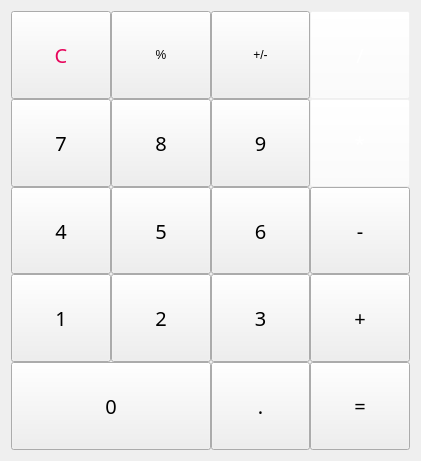
    <widget class="QWidget" name="gridLayoutWidget">
     <property name="geometry">
      <rect>
       <x>0</x>
       <y>240</y>
       <width>421</width>
       <height>461</height>
      </rect>
     </property>
     <layout class="QGridLayout" name="NUMPAD">
      <property name="spacing">
       <number>0</number>
      </property>
      <item row="1" column="3">
       <widget class="QPushButton" name="signMult">
        <property name="sizePolicy">
         <sizepolicy hsizetype="MinimumExpanding" vsizetype="MinimumExpanding">
          <horstretch>0</horstretch>
          <verstretch>0</verstretch>
         </sizepolicy>
        </property>
        <property name="minimumSize">
         <size>
          <width>0</width>
          <height>70</height>
         </size>
        </property>
        <property name="palette">
         <palette>
          <active>
           <colorrole role="WindowText">
            <brush brushstyle="SolidPattern">
             <color alpha="245">
              <red>255</red>
              <green>255</green>
              <blue>255</blue>
             </color>
            </brush>
           </colorrole>
           <colorrole role="Button">
            <brush brushstyle="SolidPattern">
             <color alpha="25">
              <red>255</red>
              <green>255</green>
              <blue>255</blue>
             </color>
            </brush>
           </colorrole>
           <colorrole role="Text">
            <brush brushstyle="SolidPattern">
             <color alpha="245">
              <red>255</red>
              <green>255</green>
              <blue>255</blue>
             </color>
            </brush>
           </colorrole>
           <colorrole role="ButtonText">
            <brush brushstyle="SolidPattern">
             <color alpha="245">
              <red>255</red>
              <green>255</green>
              <blue>255</blue>
             </color>
            </brush>
           </colorrole>
           <colorrole role="Base">
            <brush brushstyle="SolidPattern">
             <color alpha="25">
              <red>255</red>
              <green>255</green>
              <blue>255</blue>
             </color>
            </brush>
           </colorrole>
           <colorrole role="Window">
            <brush brushstyle="SolidPattern">
             <color alpha="25">
              <red>255</red>
              <green>255</green>
              <blue>255</blue>
             </color>
            </brush>
           </colorrole>
          </active>
          <inactive>
           <colorrole role="WindowText">
            <brush brushstyle="SolidPattern">
             <color alpha="245">
              <red>255</red>
              <green>255</green>
              <blue>255</blue>
             </color>
            </brush>
           </colorrole>
           <colorrole role="Button">
            <brush brushstyle="SolidPattern">
             <color alpha="25">
              <red>255</red>
              <green>255</green>
              <blue>255</blue>
             </color>
            </brush>
           </colorrole>
           <colorrole role="Text">
            <brush brushstyle="SolidPattern">
             <color alpha="245">
              <red>255</red>
              <green>255</green>
              <blue>255</blue>
             </color>
            </brush>
           </colorrole>
           <colorrole role="ButtonText">
            <brush brushstyle="SolidPattern">
             <color alpha="245">
              <red>255</red>
              <green>255</green>
              <blue>255</blue>
             </color>
            </brush>
           </colorrole>
           <colorrole role="Base">
            <brush brushstyle="SolidPattern">
             <color alpha="25">
              <red>255</red>
              <green>255</green>
              <blue>255</blue>
             </color>
            </brush>
           </colorrole>
           <colorrole role="Window">
            <brush brushstyle="SolidPattern">
             <color alpha="25">
              <red>255</red>
              <green>255</green>
              <blue>255</blue>
             </color>
            </brush>
           </colorrole>
          </inactive>
          <disabled>
           <colorrole role="WindowText">
            <brush brushstyle="SolidPattern">
             <color alpha="245">
              <red>255</red>
              <green>255</green>
              <blue>255</blue>
             </color>
            </brush>
           </colorrole>
           <colorrole role="Button">
            <brush brushstyle="SolidPattern">
             <color alpha="25">
              <red>255</red>
              <green>255</green>
              <blue>255</blue>
             </color>
            </brush>
           </colorrole>
           <colorrole role="Text">
            <brush brushstyle="SolidPattern">
             <color alpha="245">
              <red>255</red>
              <green>255</green>
              <blue>255</blue>
             </color>
            </brush>
           </colorrole>
           <colorrole role="ButtonText">
            <brush brushstyle="SolidPattern">
             <color alpha="245">
              <red>255</red>
              <green>255</green>
              <blue>255</blue>
             </color>
            </brush>
           </colorrole>
           <colorrole role="Base">
            <brush brushstyle="SolidPattern">
             <color alpha="25">
              <red>255</red>
              <green>255</green>
              <blue>255</blue>
             </color>
            </brush>
           </colorrole>
           <colorrole role="Window">
            <brush brushstyle="SolidPattern">
             <color alpha="25">
              <red>255</red>
              <green>255</green>
              <blue>255</blue>
             </color>
            </brush>
           </colorrole>
          </disabled>
         </palette>
        </property>
        <property name="font">
         <font>
          <family>Century Gothic</family>
          <pointsize>15</pointsize>
          <weight>9</weight>
          <italic>false</italic>
          <bold>false</bold>
         </font>
        </property>
        <property name="text">
         <string>*</string>
        </property>
       </widget>
      </item>
      <item row="3" column="3">
       <widget class="QPushButton" name="signAdd">
        <property name="sizePolicy">
         <sizepolicy hsizetype="MinimumExpanding" vsizetype="MinimumExpanding">
          <horstretch>0</horstretch>
          <verstretch>0</verstretch>
         </sizepolicy>
        </property>
        <property name="minimumSize">
         <size>
          <width>0</width>
          <height>70</height>
         </size>
        </property>
        <property name="font">
         <font>
          <family>Century Gothic</family>
          <pointsize>15</pointsize>
          <weight>9</weight>
          <italic>false</italic>
          <bold>false</bold>
         </font>
        </property>
        <property name="text">
         <string>+</string>
        </property>
       </widget>
      </item>
      <item row="2" column="3">
       <widget class="QPushButton" name="signSub">
        <property name="sizePolicy">
         <sizepolicy hsizetype="MinimumExpanding" vsizetype="MinimumExpanding">
          <horstretch>0</horstretch>
          <verstretch>0</verstretch>
         </sizepolicy>
        </property>
        <property name="minimumSize">
         <size>
          <width>0</width>
          <height>70</height>
         </size>
        </property>
        <property name="font">
         <font>
          <family>Century Gothic</family>
          <pointsize>15</pointsize>
          <weight>9</weight>
          <italic>false</italic>
          <bold>false</bold>
         </font>
        </property>
        <property name="text">
         <string>-</string>
        </property>
       </widget>
      </item>
      <item row="1" column="1">
       <widget class="QPushButton" name="num8">
        <property name="sizePolicy">
         <sizepolicy hsizetype="MinimumExpanding" vsizetype="MinimumExpanding">
          <horstretch>0</horstretch>
          <verstretch>0</verstretch>
         </sizepolicy>
        </property>
        <property name="font">
         <font>
          <family>Century Gothic</family>
          <pointsize>15</pointsize>
          <weight>9</weight>
          <italic>false</italic>
          <bold>false</bold>
         </font>
        </property>
        <property name="text">
         <string>8</string>
        </property>
       </widget>
      </item>
      <item row="4" column="2">
       <widget class="QPushButton" name="decimal">
        <property name="sizePolicy">
         <sizepolicy hsizetype="MinimumExpanding" vsizetype="MinimumExpanding">
          <horstretch>0</horstretch>
          <verstretch>0</verstretch>
         </sizepolicy>
        </property>
        <property name="font">
         <font>
          <family>Century Gothic</family>
          <pointsize>15</pointsize>
          <weight>9</weight>
          <italic>false</italic>
          <bold>false</bold>
         </font>
        </property>
        <property name="text">
         <string>.</string>
        </property>
       </widget>
      </item>
      <item row="2" column="0">
       <widget class="QPushButton" name="num4">
        <property name="sizePolicy">
         <sizepolicy hsizetype="MinimumExpanding" vsizetype="MinimumExpanding">
          <horstretch>0</horstretch>
          <verstretch>0</verstretch>
         </sizepolicy>
        </property>
        <property name="font">
         <font>
          <family>Century Gothic</family>
          <pointsize>15</pointsize>
          <weight>9</weight>
          <italic>false</italic>
          <bold>false</bold>
         </font>
        </property>
        <property name="text">
         <string>4</string>
        </property>
       </widget>
      </item>
      <item row="2" column="1">
       <widget class="QPushButton" name="num5">
        <property name="sizePolicy">
         <sizepolicy hsizetype="MinimumExpanding" vsizetype="MinimumExpanding">
          <horstretch>0</horstretch>
          <verstretch>0</verstretch>
         </sizepolicy>
        </property>
        <property name="font">
         <font>
          <family>Century Gothic</family>
          <pointsize>15</pointsize>
          <weight>9</weight>
          <italic>false</italic>
          <bold>false</bold>
         </font>
        </property>
        <property name="text">
         <string>5</string>
        </property>
       </widget>
      </item>
      <item row="1" column="2">
       <widget class="QPushButton" name="num9">
        <property name="sizePolicy">
         <sizepolicy hsizetype="MinimumExpanding" vsizetype="MinimumExpanding">
          <horstretch>0</horstretch>
          <verstretch>0</verstretch>
         </sizepolicy>
        </property>
        <property name="font">
         <font>
          <family>Century Gothic</family>
          <pointsize>15</pointsize>
          <weight>9</weight>
          <italic>false</italic>
          <bold>false</bold>
         </font>
        </property>
        <property name="text">
         <string>9</string>
        </property>
       </widget>
      </item>
      <item row="3" column="0">
       <widget class="QPushButton" name="num1">
        <property name="sizePolicy">
         <sizepolicy hsizetype="MinimumExpanding" vsizetype="MinimumExpanding">
          <horstretch>0</horstretch>
          <verstretch>0</verstretch>
         </sizepolicy>
        </property>
        <property name="font">
         <font>
          <family>Century Gothic</family>
          <pointsize>15</pointsize>
          <weight>9</weight>
          <italic>false</italic>
          <bold>false</bold>
         </font>
        </property>
        <property name="text">
         <string>1</string>
        </property>
        <property name="shortcut">
         <string comment="0"/>
        </property>
       </widget>
      </item>
      <item row="2" column="2">
       <widget class="QPushButton" name="num6">
        <property name="sizePolicy">
         <sizepolicy hsizetype="MinimumExpanding" vsizetype="MinimumExpanding">
          <horstretch>0</horstretch>
          <verstretch>0</verstretch>
         </sizepolicy>
        </property>
        <property name="font">
         <font>
          <family>Century Gothic</family>
          <pointsize>15</pointsize>
          <weight>9</weight>
          <italic>false</italic>
          <bold>false</bold>
         </font>
        </property>
        <property name="text">
         <string>6</string>
        </property>
       </widget>
      </item>
      <item row="3" column="2">
       <widget class="QPushButton" name="num3">
        <property name="sizePolicy">
         <sizepolicy hsizetype="MinimumExpanding" vsizetype="MinimumExpanding">
          <horstretch>0</horstretch>
          <verstretch>0</verstretch>
         </sizepolicy>
        </property>
        <property name="font">
         <font>
          <family>Century Gothic</family>
          <pointsize>15</pointsize>
          <weight>9</weight>
          <italic>false</italic>
          <bold>false</bold>
         </font>
        </property>
        <property name="text">
         <string>3</string>
        </property>
       </widget>
      </item>
      <item row="1" column="0">
       <widget class="QPushButton" name="num7">
        <property name="sizePolicy">
         <sizepolicy hsizetype="MinimumExpanding" vsizetype="MinimumExpanding">
          <horstretch>0</horstretch>
          <verstretch>0</verstretch>
         </sizepolicy>
        </property>
        <property name="font">
         <font>
          <family>Century Gothic</family>
          <pointsize>15</pointsize>
          <weight>9</weight>
          <italic>false</italic>
          <bold>false</bold>
         </font>
        </property>
        <property name="text">
         <string>7</string>
        </property>
       </widget>
      </item>
      <item row="3" column="1">
       <widget class="QPushButton" name="num2">
        <property name="sizePolicy">
         <sizepolicy hsizetype="MinimumExpanding" vsizetype="MinimumExpanding">
          <horstretch>0</horstretch>
          <verstretch>0</verstretch>
         </sizepolicy>
        </property>
        <property name="font">
         <font>
          <family>Century Gothic</family>
          <pointsize>15</pointsize>
          <weight>9</weight>
          <italic>false</italic>
          <bold>false</bold>
         </font>
        </property>
        <property name="text">
         <string>2</string>
        </property>
       </widget>
      </item>
      <item row="4" column="0" colspan="2">
       <widget class="QPushButton" name="num0">
        <property name="sizePolicy">
         <sizepolicy hsizetype="MinimumExpanding" vsizetype="MinimumExpanding">
          <horstretch>0</horstretch>
          <verstretch>0</verstretch>
         </sizepolicy>
        </property>
        <property name="font">
         <font>
          <family>Century Gothic</family>
          <pointsize>15</pointsize>
          <weight>9</weight>
          <italic>false</italic>
          <bold>false</bold>
         </font>
        </property>
        <property name="styleSheet">
         <string notr="true"/>
        </property>
        <property name="text">
         <string>0</string>
        </property>
       </widget>
      </item>
      <item row="4" column="3">
       <widget class="QPushButton" name="signEquals">
        <property name="sizePolicy">
         <sizepolicy hsizetype="MinimumExpanding" vsizetype="Expanding">
          <horstretch>0</horstretch>
          <verstretch>0</verstretch>
         </sizepolicy>
        </property>
        <property name="minimumSize">
         <size>
          <width>0</width>
          <height>60</height>
         </size>
        </property>
        <property name="font">
         <font>
          <family>Century Gothic</family>
          <pointsize>15</pointsize>
          <weight>9</weight>
          <italic>false</italic>
          <bold>false</bold>
         </font>
        </property>
        <property name="text">
         <string>=</string>
        </property>
       </widget>
      </item>
      <item row="0" column="3">
       <widget class="QPushButton" name="signDiv">
        <property name="sizePolicy">
         <sizepolicy hsizetype="MinimumExpanding" vsizetype="MinimumExpanding">
          <horstretch>0</horstretch>
          <verstretch>0</verstretch>
         </sizepolicy>
        </property>
        <property name="minimumSize">
         <size>
          <width>0</width>
          <height>70</height>
         </size>
        </property>
        <property name="palette">
         <palette>
          <active>
           <colorrole role="WindowText">
            <brush brushstyle="SolidPattern">
             <color alpha="245">
              <red>255</red>
              <green>255</green>
              <blue>255</blue>
             </color>
            </brush>
           </colorrole>
           <colorrole role="Button">
            <brush brushstyle="SolidPattern">
             <color alpha="25">
              <red>255</red>
              <green>255</green>
              <blue>255</blue>
             </color>
            </brush>
           </colorrole>
           <colorrole role="Text">
            <brush brushstyle="SolidPattern">
             <color alpha="245">
              <red>255</red>
              <green>255</green>
              <blue>255</blue>
             </color>
            </brush>
           </colorrole>
           <colorrole role="ButtonText">
            <brush brushstyle="SolidPattern">
             <color alpha="245">
              <red>255</red>
              <green>255</green>
              <blue>255</blue>
             </color>
            </brush>
           </colorrole>
           <colorrole role="Base">
            <brush brushstyle="SolidPattern">
             <color alpha="25">
              <red>255</red>
              <green>255</green>
              <blue>255</blue>
             </color>
            </brush>
           </colorrole>
           <colorrole role="Window">
            <brush brushstyle="SolidPattern">
             <color alpha="25">
              <red>255</red>
              <green>255</green>
              <blue>255</blue>
             </color>
            </brush>
           </colorrole>
          </active>
          <inactive>
           <colorrole role="WindowText">
            <brush brushstyle="SolidPattern">
             <color alpha="245">
              <red>255</red>
              <green>255</green>
              <blue>255</blue>
             </color>
            </brush>
           </colorrole>
           <colorrole role="Button">
            <brush brushstyle="SolidPattern">
             <color alpha="25">
              <red>255</red>
              <green>255</green>
              <blue>255</blue>
             </color>
            </brush>
           </colorrole>
           <colorrole role="Text">
            <brush brushstyle="SolidPattern">
             <color alpha="245">
              <red>255</red>
              <green>255</green>
              <blue>255</blue>
             </color>
            </brush>
           </colorrole>
           <colorrole role="ButtonText">
            <brush brushstyle="SolidPattern">
             <color alpha="245">
              <red>255</red>
              <green>255</green>
              <blue>255</blue>
             </color>
            </brush>
           </colorrole>
           <colorrole role="Base">
            <brush brushstyle="SolidPattern">
             <color alpha="25">
              <red>255</red>
              <green>255</green>
              <blue>255</blue>
             </color>
            </brush>
           </colorrole>
           <colorrole role="Window">
            <brush brushstyle="SolidPattern">
             <color alpha="25">
              <red>255</red>
              <green>255</green>
              <blue>255</blue>
             </color>
            </brush>
           </colorrole>
          </inactive>
          <disabled>
           <colorrole role="WindowText">
            <brush brushstyle="SolidPattern">
             <color alpha="245">
              <red>255</red>
              <green>255</green>
              <blue>255</blue>
             </color>
            </brush>
           </colorrole>
           <colorrole role="Button">
            <brush brushstyle="SolidPattern">
             <color alpha="25">
              <red>255</red>
              <green>255</green>
              <blue>255</blue>
             </color>
            </brush>
           </colorrole>
           <colorrole role="Text">
            <brush brushstyle="SolidPattern">
             <color alpha="245">
              <red>255</red>
              <green>255</green>
              <blue>255</blue>
             </color>
            </brush>
           </colorrole>
           <colorrole role="ButtonText">
            <brush brushstyle="SolidPattern">
             <color alpha="245">
              <red>255</red>
              <green>255</green>
              <blue>255</blue>
             </color>
            </brush>
           </colorrole>
           <colorrole role="Base">
            <brush brushstyle="SolidPattern">
             <color alpha="25">
              <red>255</red>
              <green>255</green>
              <blue>255</blue>
             </color>
            </brush>
           </colorrole>
           <colorrole role="Window">
            <brush brushstyle="SolidPattern">
             <color alpha="25">
              <red>255</red>
              <green>255</green>
              <blue>255</blue>
             </color>
            </brush>
           </colorrole>
          </disabled>
         </palette>
        </property>
        <property name="font">
         <font>
          <family>Century Gothic</family>
          <pointsize>15</pointsize>
          <weight>9</weight>
          <italic>false</italic>
          <bold>false</bold>
         </font>
        </property>
        <property name="text">
         <string>/</string>
        </property>
       </widget>
      </item>
      <item row="0" column="2">
       <widget class="QPushButton" name="b_plusminus">
        <property name="sizePolicy">
         <sizepolicy hsizetype="MinimumExpanding" vsizetype="MinimumExpanding">
          <horstretch>0</horstretch>
          <verstretch>0</verstretch>
         </sizepolicy>
        </property>
        <property name="minimumSize">
         <size>
          <width>50</width>
          <height>0</height>
         </size>
        </property>
        <property name="maximumSize">
         <size>
          <width>1665</width>
          <height>16777215</height>
         </size>
        </property>
        <property name="text">
         <string>+/-</string>
        </property>
       </widget>
      </item>
      <item row="0" column="0">
       <widget class="QPushButton" name="actClear">
        <property name="sizePolicy">
         <sizepolicy hsizetype="MinimumExpanding" vsizetype="MinimumExpanding">
          <horstretch>0</horstretch>
          <verstretch>0</verstretch>
         </sizepolicy>
        </property>
        <property name="minimumSize">
         <size>
          <width>50</width>
          <height>0</height>
         </size>
        </property>
        <property name="font">
         <font>
          <family>Century Gothic</family>
          <pointsize>15</pointsize>
          <weight>9</weight>
          <italic>false</italic>
          <bold>false</bold>
         </font>
        </property>
        <property name="styleSheet">
         <string notr="true">color: rgba(231, 4, 91, 225, 255);</string>
        </property>
        <property name="text">
         <string>C</string>
        </property>
       </widget>
      </item>
      <item row="0" column="1">
       <widget class="QPushButton" name="sign_percent">
        <property name="sizePolicy">
         <sizepolicy hsizetype="MinimumExpanding" vsizetype="MinimumExpanding">
          <horstretch>0</horstretch>
          <verstretch>0</verstretch>
         </sizepolicy>
        </property>
        <property name="minimumSize">
         <size>
          <width>50</width>
          <height>0</height>
         </size>
        </property>
        <property name="styleSheet">
         <string notr="true"/>
        </property>
        <property name="text">
         <string>%</string>
        </property>
       </widget>
      </item>
     </layout>
    </widget>
